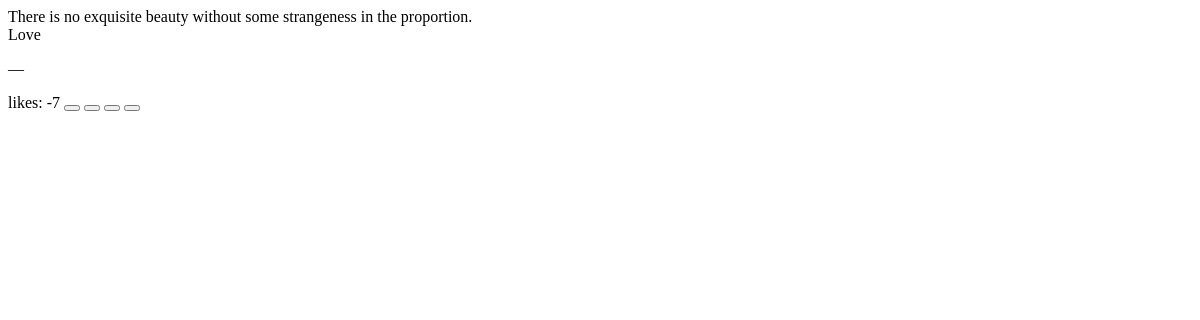
The app's page /quotes/1/, older data.
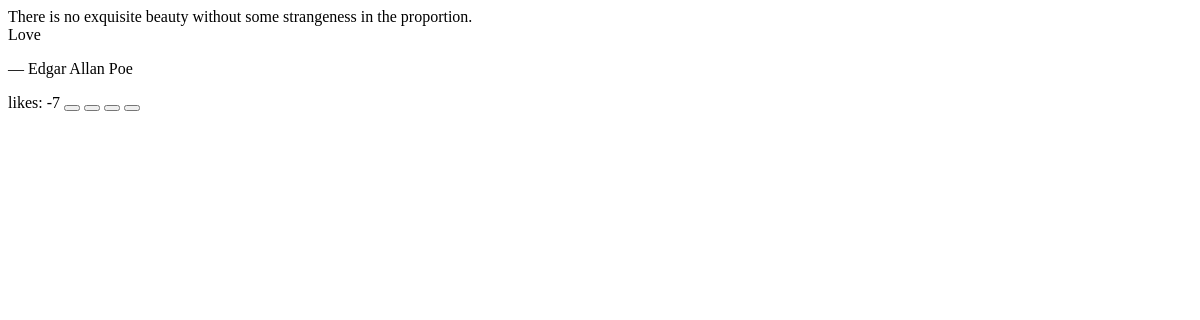
The same page, newer data.
### quotes/models.py (models this page shows, shortened)
class Quote(models.Model):
    sentence = models.TextField(max_length=300)
    author = models.ForeignKey(Author, on_delete=models.CASCADE)
    likes = models.IntegerField(default=0)
    created_at = models.DateTimeField(auto_now_add=True, null=True)
    updated_at = models.DateTimeField(auto_now=True)
    submitted_by = models.ForeignKey(settings.AUTH_USER_MODEL, on_delete=models.SET_NULL, null=True)
    MOODS = {
        'love': 'Love',
        'motivational': 'Motivational',
        'analytical': 'Analytical',
        'humble': 'Humble',
        'silly': 'Silly',
    }
    mood = models.CharField(max_length=50, choices=MOODS)

class Author(models.Model):
    name = models.CharField(max_length=30)
    created_at = models.DateTimeField(auto_now_add=True, null=True)
    updated_at = models.DateTimeField(auto_now=True)
    nationality = models.ForeignKey(Nationality, on_delete=models.SET_NULL, null=True, blank=True, related_name='authors')
    def __str__(self):
        return self.name

### quotes/views.py (the view)
# urls.py: path('<int:pk>/', views.QuoteDetailPartial.as_view(), name='quote_detail'),
class QuoteDetailPartial(generic.DetailView):
    model = Quote
    template_name = 'quotes/components/quote_detail/quote_detail.html'
    def get_context_data(self, **kwargs):
        context = super().get_context_data(**kwargs)
        context["show_author"] = self.request.GET.get('show_author') == '1'
        return context

### quotes/templates/quotes/components/quote_detail/quote_detail.html (shortened to what this page needs)
<div class="quote-card">
    <section class="card-body">
        <div class="quote-text">{{ quote.sentence }}</div>
        <div class="quote-category"><span class="{{ quote.mood }}">{{ quote.get_mood_display }}</span></div>
    </section>
    <section class="card-footer">
        <div class="author-sig">
            {% if not listAuthor %}
                <p>— {{ quote.author }}<p>
            {% endif %}
        </div>
        <div class="icon-box">
            <span>likes: {{quote.likes}}</span>
            <button class="footer-btn" data-func="copy"></button>
            <button class="footer-btn" data-func="like"></button>
            <button class="footer-btn" data-func="fave"></button>
            <button class="footer-btn" data-func="share"></button>
        </div>
    </section>
</div>

Row changes from the older to the newer data that the page shows:
changed through a linked row, Quote "There is no exquisite beauty without some strangeness in the proportion.": author (not shown) → "Edgar Allan Poe"
